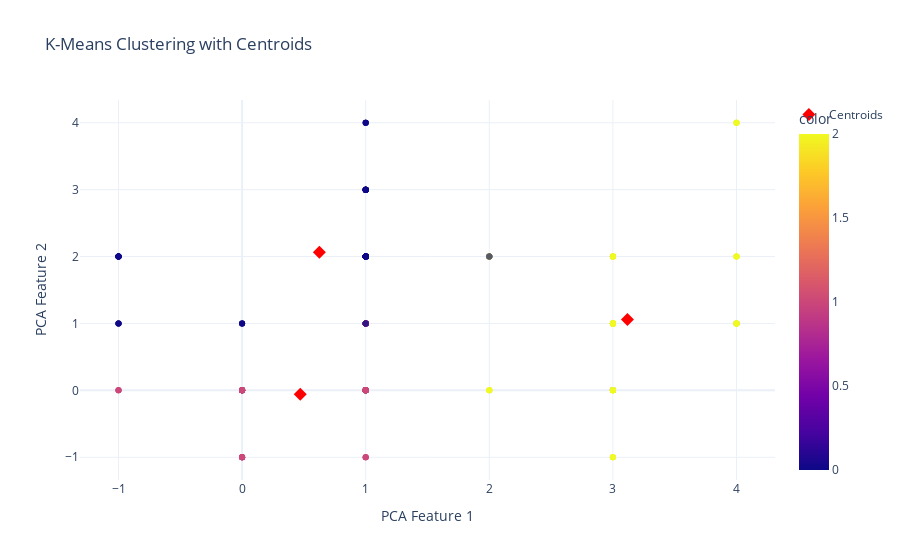

Notebook code for this chart:
### Code cell
# Image will be displayed in the readme file as well
import plotly.express as px

# Scatter plot of data points
fig = px.scatter(x=encoded_data.iloc[:, 0], y=encoded_data.iloc[:, 1], color=cluster_labels, opacity=0.5, labels={'x': 'PCA Feature 1', 'y': 'PCA Feature 2'}, title='K-Means Clustering with Centroids', template='plotly_white')

# Scatter plot of centroids
fig.add_scatter(x=kmeans.cluster_centers_[:, 0], y=kmeans.cluster_centers_[:, 1], mode='markers', marker=dict(symbol='diamond', size=10, color='red'), name='Centroids')

fig.show()

### Figure 1 — Plotly figure (JSON) as saved in the notebook; plotly's stock layout.template omitted (floating-point values rounded to 4 significant figures; data arrays with more than 128 entries replaced by an {"elided": "..."} marker saying what was removed)
{"data": [{"hovertemplate": "PCA Feature 1=%{x}<br>PCA Feature 2=%{y}<br>color=%{marker.color}<extra></extra>", "legendgroup": "", "marker": {"color": {"elided": "400 int values"}, "coloraxis": "coloraxis", "opacity": 0.5, "symbol": "circle"}, "mode": "markers", "name": "", "orientation": "v", "showlegend": false, "type": "scatter", "x": {"elided": "400 int values"}, "xaxis": "x", "y": {"elided": "400 int values"}, "yaxis": "y"}, {"marker": {"color": "red", "size": 10, "symbol": "diamond"}, "mode": "markers", "name": "Centroids", "type": "scatter", "x": [0.625, 0.4706, 3.118], "y": [2.062, -0.05882, 1.059]}], "layout": {"coloraxis": {"colorbar": {"title": {"text": "color"}}, "colorscale": [[0, "#0d0887"], [0.1111, "#46039f"], [0.2222, "#7201a8"], [0.3333, "#9c179e"], [0.4444, "#bd3786"], [0.5556, "#d8576b"], [0.6667, "#ed7953"], [0.7778, "#fb9f3a"], [0.8889, "#fdca26"], [1, "#f0f921"]]}, "legend": {"tracegroupgap": 0}, "title": {"text": "K-Means Clustering with Centroids"}, "xaxis": {"anchor": "y", "domain": [0, 1], "title": {"text": "PCA Feature 1"}}, "yaxis": {"anchor": "x", "domain": [0, 1], "title": {"text": "PCA Feature 2"}}}}
